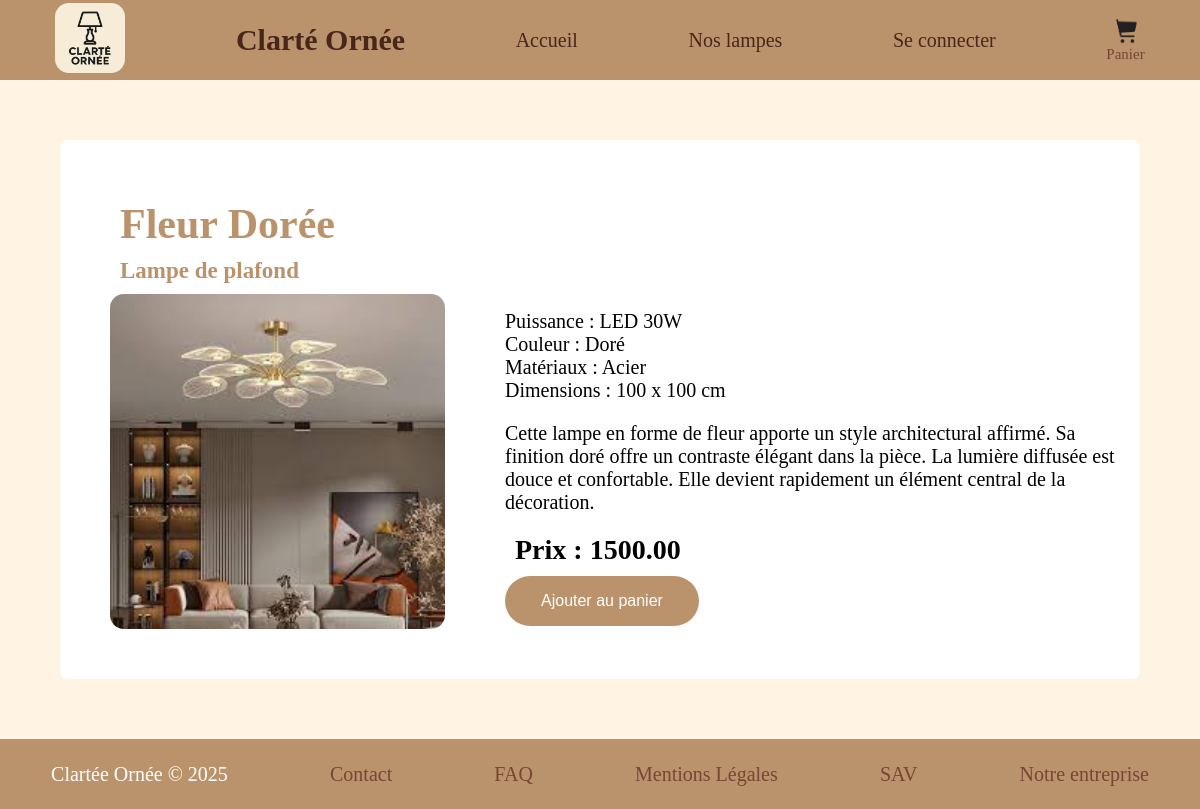
Screenshot of /index.php?page=lamp-details&id=2 with the database file from the repository.
### tables this page shows
CREATE TABLE Lamps(
    name VARCHAR (50) NOT NULL,
    idLamp INT NOT NULL AUTO_INCREMENT,
    TypeLamp VARCHAR (50) NOT NULL,
    Power VARCHAR (50) NOT NULL,
    Color VARCHAR (50) NOT NULL,
    Price DECIMAL (6, 2) NOT NULL,
    Style VARCHAR (50) NOT NULL,
    Material VARCHAR (50) NOT NULL,
    Dimensions VARCHAR (50) NOT NULL,
    Description VARCHAR (1000) NOT NULL,
    Quantity INT(8) NOT NULL,
    PathPicture VARCHAR(255) NOT NULL,
    PRIMARY KEY (idLamp)
);

### models/select-details.php (called while the page is built)
<?php
include('dbConnect.php');
$sqlSelect = "SELECT * FROM Lamps WHERE idLamp = :id";
$stmt = $db->prepare($sqlSelect);
$stmt->bindValue(':id', $_GET['id'], PDO::PARAM_INT);
$stmt->execute();
$lamps = $stmt->fetch(PDO::FETCH_ASSOC);
?>

### views/pages/lamp-details.php (the view, shortened to what this page needs)
<?php
include('models/select-details.php');
?>
<section class="product">
    <div class="left">
        <h1><?= htmlspecialchars($lamps["name"], ENT_QUOTES, 'UTF-8') ?></h1>
        <h3><?= htmlspecialchars($lamps["TypeLamp"], ENT_QUOTES, 'UTF-8') ?></h3>
        <img
            src="<?= htmlspecialchars($lamps["PathPicture"], ENT_QUOTES, 'UTF-8') ?>"
            alt="Image lampe">
    </div>
    <div class="right">
        <p class="attributs">
            Puissance : <?= htmlspecialchars($lamps["Power"], ENT_QUOTES, 'UTF-8') ?><br>
            Couleur : <?= htmlspecialchars($lamps["Color"], ENT_QUOTES, 'UTF-8') ?><br>
            Matériaux : <?= htmlspecialchars($lamps["Material"], ENT_QUOTES, 'UTF-8') ?><br>
            Dimensions : <?= htmlspecialchars($lamps["Dimensions"], ENT_QUOTES, 'UTF-8') ?><br>
        </p>
        <p class="description">
            <?= htmlspecialchars($lamps["Description"], ENT_QUOTES, 'UTF-8') ?>
        </p>
        <p class="price">
            Prix : <?= htmlspecialchars($lamps["Price"], ENT_QUOTES, 'UTF-8') ?>
        </p>
        <form method="POST">
            <button type="submit" class="button" name="addToCart">Ajouter au panier</button>
        </form>
    </div>
</section>

### assets/css/lamp-details.css (style rules this page uses)
body { margin:0; background: rgb(255, 244, 228) ; }
.product { background: white; padding: 10px; border-radius: 8px; margin: 60px; display: flex; gap: 20px; align-items: flex-start; }
.left { flex:0.6; margin:40px; }
.left img { display: block; }
.right { flex: 1.4; margin-top: 140px; }
h1 { font-size: 42px; font-weight: 600; margin: 10px; color: rgb(186, 146, 108); }
h3 { font-size: 23px; color: rgb(186, 146, 108); margin-bottom: 25px; margin: 10px; }
img { height: 335px; width:auto; border-radius: 14px; }
.attributs { font-size: 20px; }
.description { font-size: 20px; }
.price { font-size: 28px; font-weight: 600; margin: 10px; color: black; }
.button { display: inline-block; padding: 16px 36px; font-size: 16px; border: none; border-radius: 40px; cursor: pointer; background-color: rgb(186, 146, 108); color:white; }

### rows the page displays
lamps: name "Fleur Dorée", TypeLamp "Lampe de plafond", PathPicture (picture), Power "LED 30W", Color "Doré", Material "Acier", Dimensions "100 x 100 cm", Description "Cette lampe en forme de fleur apporte un style architectural affirmé. Sa finition doré offre un contraste élégant dans la pièce. La lumière diffusée est douce et confortable. Elle devient rapidement un élément central de la décoration.", Price "1500.00"

### other values shown
$connect "Se connecter"
